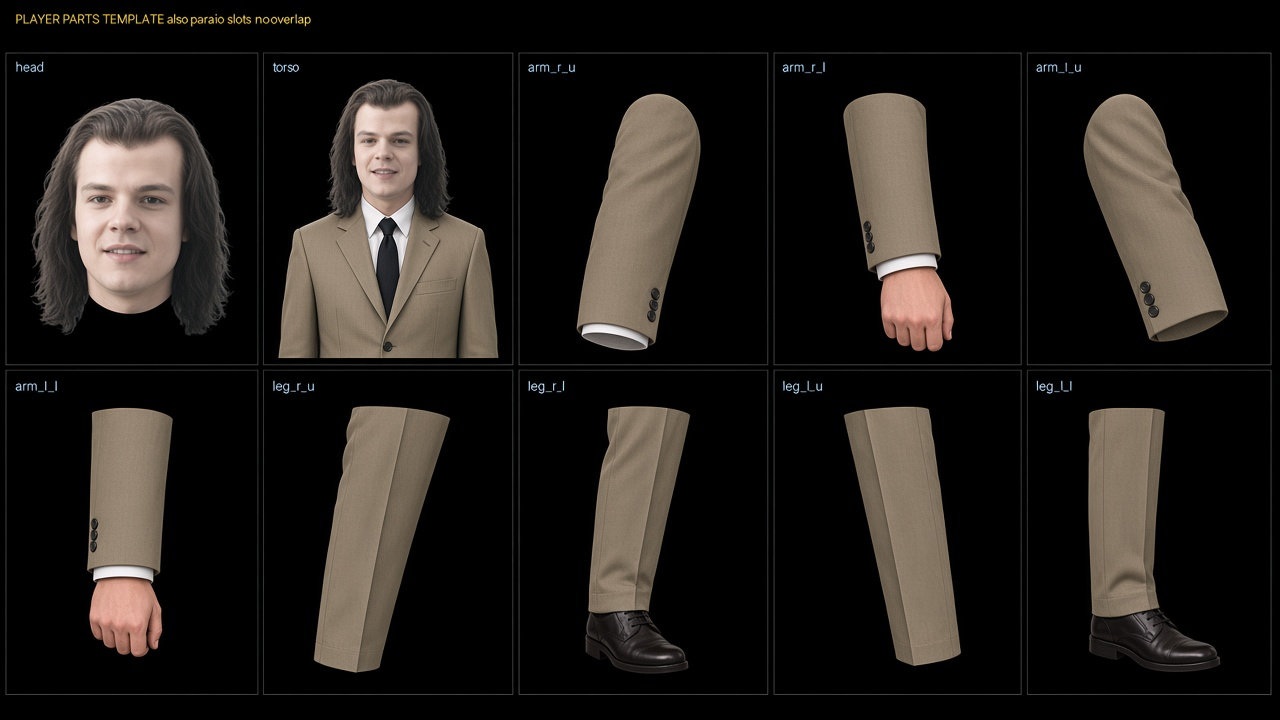
#> input picture web/art-requests/refs/example_nikita_sheet.png, 1280 x 720 px
$ python slice_parts_sheet.py ../art-requests/refs/example_nikita_sheet.png ../art-requests/refs/buiniy_full.png
#> lines starting #> are read from the running program, lines starting #| are printed output that depends on the picture; after the words box and inside, x2 and y2 are one past the last pixel; in counts of white or black regions, pixels touching at a corner belong together
"""
Slice a 5×2 "parts sheet" (same layout as
public/remake/assets/enemies/_templates/nikita_parts_separate.png) into
BonePuppet part PNGs for an enemy.

    python web/scripts/slice_parts_sheet.py <sheet.png> <enemy_id> [--preview]

Sheet layout (any resolution, ~16:9, black background, one part per cell):
    row 1: head | torso | arm_r_u | arm_r_l | arm_l_u
    row 2: arm_l_l | leg_r_u | leg_r_l | leg_l_u | leg_l_l
Upper limbs: shoulder / hip end at the TOP of the cell. Lower limbs: elbow /
knee end at the top, hand / foot at the bottom. Torso: neck at top, waist at
the bottom. Head: chin at the bottom.

Each part is keyed off the black background (flood fill from the cell border,
so dark clothes inside the silhouette survive), cropped, and fitted into the
same canvas size as the player's part so the player's bone layout fits it.
Output: public/remake/assets/enemies/<id>/parts/<part>.png (+ preview.png).
"""
from __future__ import annotations

import sys
from collections import deque
from pathlib import Path

import numpy as np
from PIL import Image

ROOT = Path(__file__).resolve().parents[1]
OUT = ROOT / "public" / "remake" / "assets" / "enemies"

ORDER = [
    ["head", "torso", "arm_r_u", "arm_r_l", "arm_l_u"],
    ["arm_l_l", "leg_r_u", "leg_r_l", "leg_l_u", "leg_l_l"],
]

# Player part canvas sizes (BonePuppet layout is tuned for these)
TARGET = {
    "head": (100, 116),
    "torso": (103, 172),
    "arm_r_u": (55, 87),
    "arm_r_l": (45, 85),
    "arm_l_u": (59, 98),
    "arm_l_l": (41, 84),
    "leg_r_u": (82, 100),
    "leg_r_l": (66, 141),
    "leg_l_u": (52, 137),
    "leg_l_l": (88, 141),
}

# Template cell boxes at 1280×720 (x0, x1) per column and (y0, y1) per row
COLS = [(5, 257), (262, 512), (518, 767), (773, 1020), (1027, 1275)]
ROWS = [(52, 364), (370, 694)]
LABEL_H = 30  # skip the text label at the top of each cell


def key_background(cell: Image.Image, thr: int = 32) -> Image.Image:
    """Make the near-black area connected to the cell border transparent."""
    a = np.array(cell.convert("RGBA"))
    h, w = a.shape[:2]
    dark = a[:, :, :3].max(axis=2) <= thr
    bg = np.zeros((h, w), dtype=bool)
    q = deque()
    for x in range(w):
        for y in (0, h - 1):
            if dark[y, x] and not bg[y, x]:
                bg[y, x] = True
                q.append((x, y))
    for y in range(h):
        for x in (0, w - 1):
            if dark[y, x] and not bg[y, x]:
                bg[y, x] = True
                q.append((x, y))
    while q:
        x, y = q.popleft()
        for nx, ny in ((x + 1, y), (x - 1, y), (x, y + 1), (x, y - 1)):
            if 0 <= nx < w and 0 <= ny < h and dark[ny, nx] and not bg[ny, nx]:
                bg[ny, nx] = True
                q.append((nx, ny))
    a[bg, 3] = 0
    # Soften the cut edge a little
    out = Image.fromarray(a, "RGBA")
    bb = out.getchannel("A").getbbox()
    return out.crop(bb) if bb else out


def fit(im: Image.Image, tw: int, th: int, pad: int = 2) -> Image.Image:
    w, h = im.size
    k = min((tw - pad * 2) / max(1, w), (th - pad * 2) / max(1, h))
    nw, nh = max(1, round(w * k)), max(1, round(h * k))
    canvas = Image.new("RGBA", (tw, th), (0, 0, 0, 0))
    canvas.alpha_composite(im.resize((nw, nh), Image.Resampling.LANCZOS), ((tw - nw) // 2, (th - nh) // 2))
    return canvas


def preview(parts: dict, path: Path):
    """Rough T-pose glue (for a quick look, not the in-game rig)."""
    sheet = Image.new("RGBA", (260, 420), (0, 0, 0, 0))
    cx = 130
    place = {
        "leg_l_u": (cx - 30, 230), "leg_l_l": (cx - 34, 320),
        "leg_r_u": (cx + 4, 230), "leg_r_l": (cx + 2, 320),
        "torso": (cx - 52, 70), "head": (cx - 50, 0),
        "arm_l_u": (cx - 100, 90), "arm_l_l": (cx - 104, 170),
        "arm_r_u": (cx + 50, 90), "arm_r_l": (cx + 52, 170),
    }
    for name in ["leg_l_u", "leg_l_l", "leg_r_u", "leg_r_l", "arm_l_u", "arm_l_l", "torso", "head", "arm_r_u", "arm_r_l"]:
        sheet.alpha_composite(parts[name], place[name])
    sheet.save(path)


def main():
    if len(sys.argv) < 3:
        print(__doc__)
        sys.exit(1)
    sheet_path = Path(sys.argv[1])
    enemy_id = sys.argv[2]
    sheet = Image.open(sheet_path).convert("RGBA")
#> sheet is the input picture: PIL image 1280x720 RGBA; mean R, G, B, A 33.4, 29.4, 25.8, 255
    sx = sheet.width / 1280
#> sx = 1
    sy = sheet.height / 720
#> sy = 1
    out_dir = OUT / enemy_id / "parts"
    out_dir.mkdir(parents=True, exist_ok=True)
    parts = {}
    for r, row in enumerate(ORDER):
        for c, name in enumerate(row):
            x0, x1 = COLS[c]
            y0, y1 = ROWS[r]
            box = (round((x0 + 4) * sx), round((y0 + LABEL_H) * sy), round((x1 - 4) * sx), round((y1 - 4) * sy))
            part = key_background(sheet.crop(box))
            parts[name] = fit(part, *TARGET[name])
            parts[name].save(out_dir / f"{name}.png")
            print(f"{name:8s} {part.size} -> {TARGET[name]}")
#> this loop made 2 passes
#> pass 1, in key_background, `a = np.array(cell.convert("RGBA"))`:
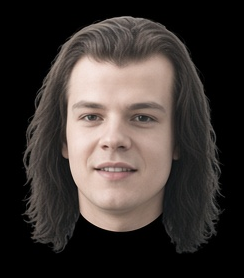
#> a: shape (278, 244, 4); mean R, G, B, A 61.7, 54.3, 50.9, 255
#> pass 1, in key_background, `dark = a[:, :, :3].max(axis=2) <= thr`:
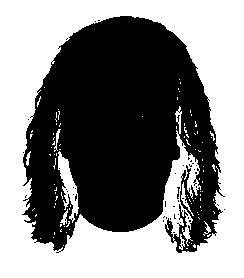
#> dark: shape (278, 244) bool; 51.7% white; 43 black regions (42 under 20 px), largest, box (x1, y1, x2, y2) and area: (22, 16, 225, 253) 32662
#> pass 1, in key_background, `out = Image.fromarray(a, "RGBA")`:
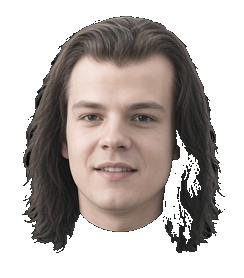
#> out: PIL image 244x278 RGBA; mean R, G, B, A 61.7, 54.3, 50.9, 128.5; transparent parts drawn white
#> after the loop:
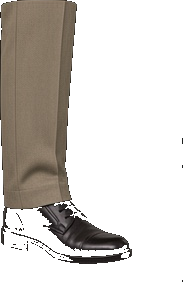
#> part: PIL image 183x282 RGBA; mean R, G, B, A 39.5, 35, 30.1, 84.5; transparent parts drawn white
#> after the loop, parts = 10 items
    if "--preview" in sys.argv:
        preview(parts, OUT / enemy_id / "preview.png")
        print("preview:", OUT / enemy_id / "preview.png")
    print("done:", out_dir)


if __name__ == "__main__":
    main()
